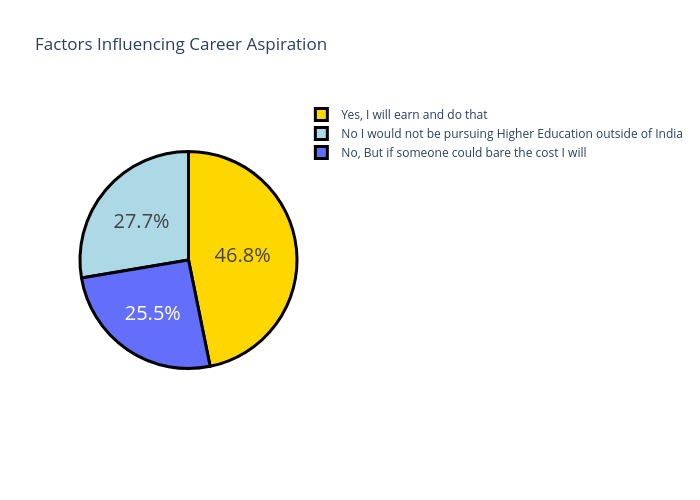

The notebook cell saved with this chart:
### Code cell
q2 = df["Would you definitely pursue a Higher Education / Post Graduation outside of India ? If only you have to self sponsor it."].value_counts()
label = q2.index
counts = q2.values
colors = ['gold', 'lightblue']

fig = go.Figure(data=[go.Pie(labels=label, values=counts)])

fig.update_layout(
    title_text="Factors Influencing Career Aspiration",
    width=700,  
    height=500   
)

fig.update_traces(
    hoverinfo='label+value',
    textinfo='percent',
    textfont_size=20,
    marker=dict(colors=colors, line=dict(color='black', width=3))
)

fig.show()

### Figure 1 — Plotly figure (JSON) as saved in the notebook; plotly's stock layout.template omitted (floating-point values rounded to 4 significant figures)
{"data": [{"hoverinfo": "label+value", "labels": ["Yes, I will earn and do that", "No I would not be pursuing Higher Education outside of India", "No, But if someone could bare the cost I will"], "marker": {"colors": ["gold", "lightblue"], "line": {"color": "black", "width": 3}}, "textfont": {"size": 20}, "textinfo": "percent", "type": "pie", "values": [110, 65, 60]}], "layout": {"height": 500, "title": {"text": "Factors Influencing Career Aspiration"}, "width": 700}}
